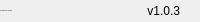
              <widget class="QFrame" name="bottomBar">
               <property name="minimumSize">
                <size>
                 <width>0</width>
                 <height>22</height>
                </size>
               </property>
               <property name="maximumSize">
                <size>
                 <width>16777215</width>
                 <height>22</height>
                </size>
               </property>
               <property name="frameShape">
                <enum>QFrame::NoFrame</enum>
               </property>
               <property name="frameShadow">
                <enum>QFrame::Raised</enum>
               </property>
               <layout class="QHBoxLayout" name="horizontalLayout_5">
                <property name="spacing">
                 <number>0</number>
                </property>
                <property name="leftMargin">
                 <number>0</number>
                </property>
                <property name="topMargin">
                 <number>0</number>
                </property>
                <property name="rightMargin">
                 <number>0</number>
                </property>
                <property name="bottomMargin">
                 <number>0</number>
                </property>
                <item>
                 <widget class="QLabel" name="creditsLabel">
                  <property name="maximumSize">
                   <size>
                    <width>16777215</width>
                    <height>16</height>
                   </size>
                  </property>
                  <property name="font">
                   <font>
                    <family>Segoe UI</family>
                    <pointsize>-1</pointsize>
                    <italic>false</italic>
                    <bold>false</bold>
                   </font>
                  </property>
                  <property name="text">
                   <string>By: Wanderson M. Pimenta</string>
                  </property>
                  <property name="alignment">
                   <set>Qt::AlignLeading|Qt::AlignLeft|Qt::AlignVCenter</set>
                  </property>
                 </widget>
                </item>
                <item>
                 <widget class="QLabel" name="version">
                  <property name="text">
                   <string>v1.0.3</string>
                  </property>
                  <property name="alignment">
                   <set>Qt::AlignRight|Qt::AlignTrailing|Qt::AlignVCenter</set>
                  </property>
                 </widget>
                </item>
                <item>
                 <widget class="QFrame" name="frame_size_grip">
                  <property name="minimumSize">
                   <size>
                    <width>20</width>
                    <height>0</height>
                   </size>
                  </property>
                  <property name="maximumSize">
                   <size>
                    <width>20</width>
                    <height>16777215</height>
                   </size>
                  </property>
                  <property name="frameShape">
                   <enum>QFrame::NoFrame</enum>
                  </property>
                  <property name="frameShadow">
                   <enum>QFrame::Raised</enum>
                  </property>
                 </widget>
                </item>
               </layout>
              </widget>
